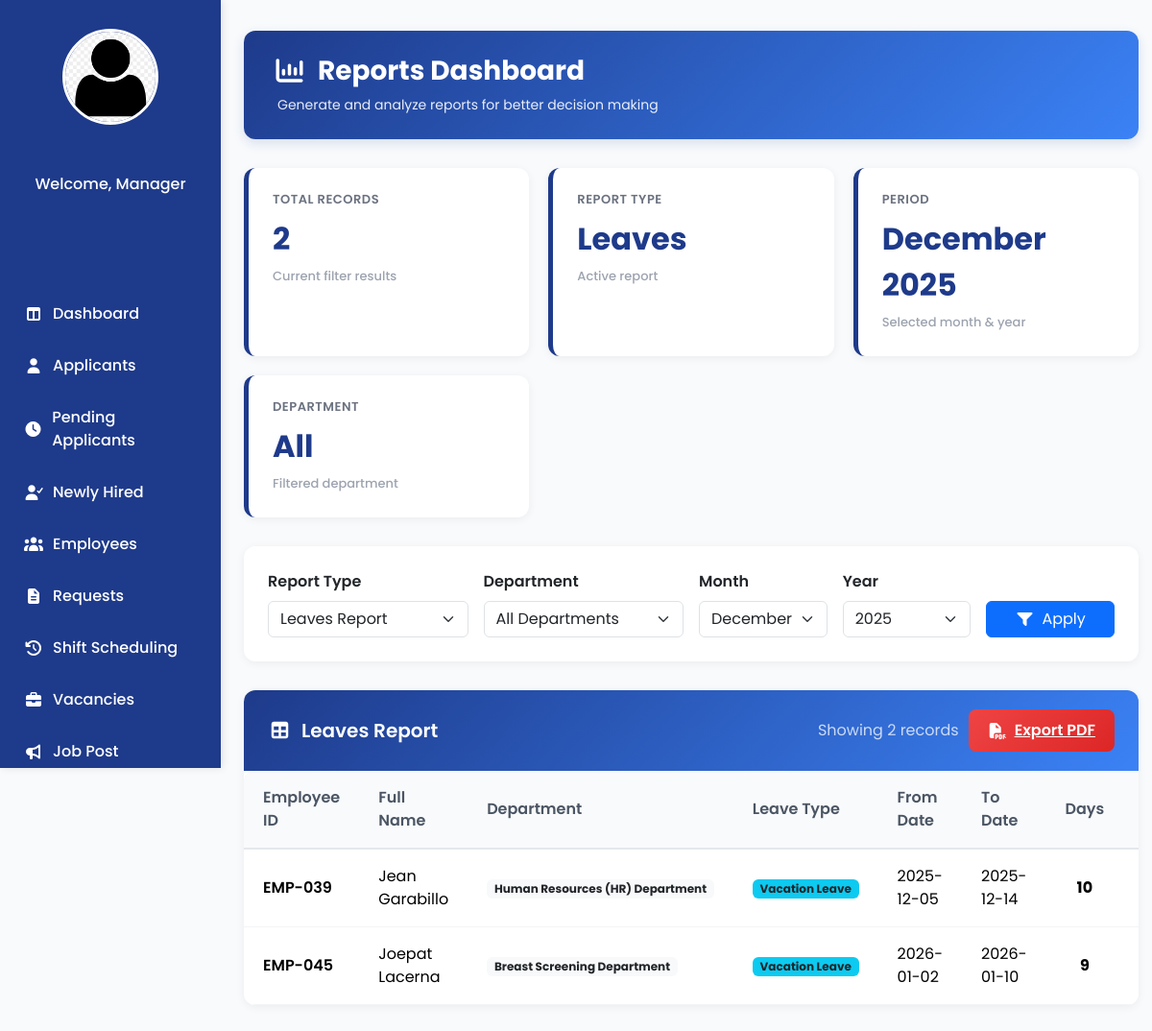
Page /Manager_Reports.php on the committed database.
### tables this page shows
CREATE TABLE `leave_request` (
  `request_id` int(11) NOT NULL,
  `empID` varchar(100) NOT NULL,
  `fullname` varchar(150) DEFAULT NULL,
  `department` varchar(100) DEFAULT NULL,
  `position` varchar(100) DEFAULT NULL,
  `type_name` varchar(50) DEFAULT NULL,
  `email_address` varchar(150) DEFAULT NULL,
  `e_signature` varchar(255) DEFAULT NULL,
  `request_type_id` int(11) NOT NULL,
  `request_type_name` varchar(100) DEFAULT NULL,
  `reason` text DEFAULT NULL,
  `status` varchar(50) NOT NULL DEFAULT 'Pending',
  `action_by` varchar(100) DEFAULT NULL,
  `requested_at` datetime NOT NULL DEFAULT current_timestamp(),
  `leave_type_id` int(11) DEFAULT NULL,
  `pay_category_id` int(11) DEFAULT NULL,
  `leave_type_name` varchar(100) DEFAULT NULL,
  `from_date` date DEFAULT NULL,
  `to_date` date DEFAULT NULL,
  `duration` int(11) DEFAULT NULL
);

CREATE TABLE `employee` (
  `empID` varchar(100) NOT NULL,
  `fullname` varchar(50) NOT NULL,
  `department` varchar(50) NOT NULL,
  `position` varchar(50) NOT NULL,
  `salary_grade` int(11) DEFAULT NULL,
  `step` varchar(50) DEFAULT NULL,
  `type_name` varchar(50) NOT NULL,
  `shift_type` enum('Fixed','Rotational') DEFAULT 'Rotational',
  `default_shift_id` int(11) DEFAULT NULL,
  `work_hours_per_week` int(11) DEFAULT 40,
  `assigned_by` varchar(100) DEFAULT NULL,
  `email_address` varchar(100) NOT NULL,
  `home_address` varchar(255) NOT NULL,
  `contact_number` varchar(20) NOT NULL,
  `date_of_birth` date DEFAULT NULL,
  `gender` enum('Male','Female') DEFAULT NULL,
  `emergency_contact` varchar(20) DEFAULT NULL,
  `TIN_number` varchar(20) DEFAULT NULL,
  `phil_health_number` varchar(20) DEFAULT NULL,
  `SSS_number` varchar(20) DEFAULT NULL,
  `pagibig_number` varchar(20) DEFAULT NULL,
  `profile_pic` varchar(255) DEFAULT NULL,
  `hired_at` date DEFAULT NULL
);

### Manager_Reports.php (the view, shortened to what this page needs)
<?php
require 'admin/db.connect.php';
$managername = $_SESSION['fullname'] ?? "Manager";
$employeeID = $_SESSION['applicant_employee_id'] ?? null;
if ($employeeID) {
    $stmt = $conn->prepare("SELECT profile_pic FROM employee WHERE empID = ?");
    $stmt->bind_param("s", $employeeID);
    $stmt->execute();
    $result = $stmt->get_result();
    if ($result->num_rows > 0) {
        $row = $result->fetch_assoc();
        $profile_picture = !empty($row['profile_pic'])
            ? "uploads/employees/" . $row['profile_pic']
            : "uploads/employees/default.png";
    } else {
        $profile_picture = "uploads/employees/default.png";
    }
} else {
    $profile_picture = "uploads/employees/default.png";
}
$menus = [
    "HR Director" => [
        "Dashboard" => "Manager_Dashboard.php",
        "Applicants" => "Manager_Applicants.php",
        "Pending Applicants" => "Manager_PendingApplicants.php",
        "Newly Hired" => "Newly-Hired.php",
        "Employees" => "Manager_Employees.php",
        "Requests" => "Manager_Request.php",
        "Shift Scheduling"  => "Manager_Scheduling.php",
        "Vacancies" => "Manager_Vacancies.php",
        "Job Post" => "Manager-JobPosting.php",
        "Calendar" => "Manager_Calendar.php",
        "Approvals" => "Manager_Approvals.php",
        "Reports" => "Manager_Reports.php",
        "Settings" => "Manager_LeaveSettings.php",
        "Logout" => "Login.php"
    ],
    "HR Manager" => [
        "Dashboard" => "Manager_Dashboard.php",
        "Applicants" => "Manager_Applicants.php",
        "Pending Applicants" => "Manager_PendingApplicants.php",
        "Newly Hired" => "Newly-Hired.php",
        "Employees" => "Manager_Employees.php",
        "Requests" => "Manager_Request.php",
        "Shift Scheduling"  => "Manager_Scheduling.php",
        "Vacancies" => "Manager_Vacancies.php",
        "Job Post" => "Manager-JobPosting.php",
        "Calendar" => "Manager_Calendar.php",
        "Approvals" => "Manager_Approvals.php",
        "Reports" => "Manager_Reports.php",
        "Settings" => "Manager_LeaveSettings.php",
        "Logout" => "Login.php"
    ],
    "Recruitment Manager" => [
        "Dashboard" => "Manager_Dashboard.php",
        "Applicants" => "Manager_Applicants.php",
        "Pending Applicants" => "Manager_PendingApplicants.php",
        "Newly Hired" => "Newly-Hired.php",
        "Vacancies" => "Manager_Vacancies.php",
        "Logout" => "Login.php"
    ],
    "HR Officer" => [
        "Dashboard" => "Manager_Dashboard.php",
        "Applicants" => "Manager_Applicants.php",
        "Pending Applicants" => "Manager_PendingApplicants.php",
        "Newly Hired" => "Newly-Hired.php",
        "Employees" => "Manager_Employees.php",
        "Logout" => "Login.php"
    ],
];
$role = $_SESSION['sub_role'] ?? "HR Manager";
$icons = [
    "Dashboard" => "fa-table-columns",
    "Applicants" => "fa-user",
    "Pending Applicants" => "fa-clock",
    "Newly Hired" => "fa-user-check",
    "Employees" => "fa-users",
    "Requests" => "fa-file-lines",
    "Shift Scheduling" => "fa-clock-rotate-left",
    "Vacancies" => "fa-briefcase",
    "Job Post" => "fa-bullhorn",
    "Calendar" => "fa-calendar-days",
    "Approvals" => "fa-square-check",
    "Reports" => "fa-chart-column",
    "Settings" => "fa-gear",
    "Logout" => "fa-right-from-bracket"
];
$report_type = $_GET['report'] ?? (($role === 'Recruitment Manager') ? 'pending-applicants' : 'leaves');
$filter_dept = $_GET['dept'] ?? 'all';
$filter_month = isset($_GET['month']) ? intval($_GET['month']) : intval(date('n'));
$filter_year = isset($_GET['year']) ? intval($_GET['year']) : intval(date('Y'));
$leaves = [];
$deptNameSel = null;
if ($report_type === 'leaves' && ($role === 'HR Director' || $role === 'HR Manager' || $role === 'HR Officer')) {
    if ($deptNameSel) {
        $stmt = $conn->prepare("SELECT lr.empID, lr.fullname, e.department, lr.leave_type_name, lr.from_date, lr.to_date, lr.duration, lr.status, lr.requested_at FROM leave_request lr JOIN employee e ON lr.empID = e.empID WHERE YEAR(lr.requested_at) = ? AND MONTH(lr.requested_at) = ? AND e.department = ? ORDER BY lr.requested_at DESC");
        $stmt->bind_param('iis', $filter_year, $filter_month, $deptNameSel);
    } else {
        $stmt = $conn->prepare("SELECT lr.empID, lr.fullname, e.department, lr.leave_type_name, lr.from_date, lr.to_date, lr.duration, lr.status, lr.requested_at FROM leave_request lr JOIN employee e ON lr.empID = e.empID WHERE YEAR(lr.requested_at) = ? AND MONTH(lr.requested_at) = ? ORDER BY lr.requested_at DESC");
        $stmt->bind_param('ii', $filter_year, $filter_month);
    }
    $stmt->execute();
    $res = $stmt->get_result();
    while ($row = $res->fetch_assoc())
        $leaves[] = $row;
}
?>
<!DOCTYPE html>
<html lang="en">
<head>
    <link rel="stylesheet" href="manager-sidebar.css">
    <link rel="stylesheet" href="https://cdn.jsdelivr.net/npm/bootstrap@5.3.3/dist/css/bootstrap.min.css">
    <link rel="stylesheet" href="https://cdnjs.cloudflare.com/ajax/libs/font-awesome/7.0.1/css/all.min.css" />
</head>
<body>
    <div class="sidebar">
        <div class="sidebar-logo">
            <a href="Manager_Profile.php" class="profile">
                <img src="<?php echo htmlspecialchars($profile_picture); ?>" alt="Profile" class="sidebar-profile-img">
            </a>
        </div>
        <div class="sidebar-name">
            <p><?php echo "Welcome, $managername"; ?></p>
        </div>
        <ul class="nav">
            <?php foreach ($menus[$role] as $label => $link): ?>
                <li><a href="<?php echo $link; ?>"><i class="fa-solid <?php echo $icons[$label] ?? 'fa-circle'; ?>"></i><?php echo $label; ?></a></li>
            <?php endforeach; ?>
        </ul>
    </div>
    <div class="main-content">
        <div class="page-header">
            <h1><i class="fa-solid fa-chart-column"></i> Reports Dashboard</h1>
            <div class="subtitle">Generate and analyze reports for better decision making</div>
        </div>
        <?php
            $totalRecords = 0;
            switch($report_type) {
                case 'leaves': $totalRecords = count($leaves); break;
            }
        ?>
        <div class="stats-grid">
            <div class="stat-card">
                <h6>Total Records</h6>
                <div class="stat-number"><?= number_format($totalRecords) ?></div>
                <div class="stat-sub">Current filter results</div>
            </div>
            <div class="stat-card">
                <h6>Report Type</h6>
                <div class="stat-number">
                    <?= ucwords(str_replace('-', ' ', $report_type)) ?>
                </div>
                <div class="stat-sub">Active report</div>
            </div>
            <div class="stat-card">
                <h6>Period</h6>
                <div class="stat-number">
                    <?= date('F Y', mktime(0, 0, 0, $filter_month, 1, $filter_year)) ?>
                </div>
                <div class="stat-sub">Selected month & year</div>
            </div>
            <div class="stat-card">
                <h6>Department</h6>
                <div class="stat-number">
                    <?= $filter_dept == 'all' ? 'All' : ($deptNameSel ?? 'All') ?>
                </div>
                <div class="stat-sub">Filtered department</div>
            </div>
        </div>
        <div class="filters-section">
            <form method="GET" class="row g-3 align-items-end">
                <div class="col-md-3">
                    <label class="form-label fw-semibold">Report Type</label>
                    <select class="form-select" name="report" onchange="this.form.submit()">
                        <?php if ($role === 'Recruitment Manager'): ?>
                            <option value="pending-applicants" <?= $report_type == 'pending-applicants' ? 'selected' : '' ?>>Pending Applicants</option>
                            <option value="archived-applicants" <?= $report_type == 'archived-applicants' ? 'selected' : '' ?>>Archived Applicants</option>
                        <?php else: ?>
                            <option value="leaves" <?= $report_type == 'leaves' ? 'selected' : '' ?>>Leaves Report</option>
                        <?php endif; ?>
                    </select>
                </div>
                <div class="col-md-3">
                    <label class="form-label fw-semibold">Department</label>
                    <select class="form-select" name="dept" onchange="this.form.submit()">
                        <option value="all">All Departments</option>
                    </select>
                </div>
                <div class="col-md-2">
                    <label class="form-label fw-semibold">Month</label>
                    <select class="form-select" name="month" onchange="this.form.submit()">
                        <?php for ($m = 1; $m <= 12; $m++): ?>
                            <option value="<?= $m ?>" <?= ($filter_month == $m) ? 'selected' : '' ?>>
                                <?= date('F', mktime(0, 0, 0, $m, 1)) ?>
                            </option>
                        <?php endfor; ?>
                    </select>
                </div>
                <div class="col-md-2">
                    <label class="form-label fw-semibold">Year</label>
                    <select class="form-select" name="year" onchange="this.form.submit()">
                        <?php for ($y = date('Y') - 5; $y <= date('Y') + 1; $y++): ?>
                            <option value="<?= $y ?>" <?= ($filter_year == $y) ? 'selected' : '' ?>><?= $y ?></option>
                        <?php endfor; ?>
                    </select>
                </div>
                <div class="col-md-2">
                    <button type="submit" class="btn btn-primary w-100">
                        <i class="fa-solid fa-filter me-2"></i>Apply
                    </button>
                </div>
            </form>
        </div>
        <div class="report-container">
            <div class="report-header">
                <h5>
                    <i class="fa-solid fa-table"></i>
                    <?= ucwords(str_replace('-', ' ', $report_type)) ?> Report
                </h5>
                <div class="report-controls">
                    <span class="text-white opacity-75">
                        Showing <?= $totalRecords ?> records
                    </span>
                    <a href="?<?= http_build_query($_GET) ?>&export=pdf" class="btn-export">
                        <i class="fa-solid fa-file-pdf"></i> Export PDF
                    </a>
                </div>
            </div>
            <div class="table-responsive">
                <?php if ($report_type === 'leaves'): ?>
                    <table class="table table-custom">
                        <thead>
                            <tr>
                                <th>Employee ID</th>
                                <th>Full Name</th>
                                <th>Department</th>
                                <th>Leave Type</th>
                                <th>From Date</th>
                                <th>To Date</th>
                                <th>Days</th>
                                <th>Status</th>
                            </tr>
                        </thead>
                        <tbody>
                            <?php if (!empty($leaves)): ?>
                                <?php foreach ($leaves as $r): ?>
                                    <tr>
                                        <td class="fw-semibold"><?= htmlspecialchars($r['empID']) ?></td>
                                        <td><?= htmlspecialchars($r['fullname']) ?></td>
                                        <td>
                                            <span class="badge bg-light text-dark"><?= htmlspecialchars($r['department']) ?></span>
                                        </td>
                                        <td>
                                            <span class="badge bg-info text-dark"><?= htmlspecialchars($r['leave_type_name']) ?></span>
                                        </td>
                                        <td><?= htmlspecialchars($r['from_date']) ?></td>
                                        <td><?= htmlspecialchars($r['to_date']) ?></td>
                                        <td class="text-center fw-bold"><?= htmlspecialchars($r['duration']) ?></td>
                                        <td>
                                        </td>
                                    </tr>
                                <?php endforeach; ?>
                            <?php endif; ?>
                        </tbody>
                    </table>
                <?php endif; ?>
            </div>
        </div>
    </div>
</body>
</html>

### manager-sidebar.css (style rules this page uses)
* { margin: 0; padding: 0; box-sizing: border-box; }
body { font-family: "Poppins", "Roboto", sans-serif; }
.sidebar { width: 230px; background-color: #1E3A8A; height: 100vh; display: flex; flex-direction: column; align-items: center; padding-top: 30px; position: fixed; left: 0; top: 0; box-shadow: 2px 0 8px rgba(0, 0, 0, 0.1); overflow-y: auto; scrollbar-width: thin; scrollbar-color: #e5edfb transparent; }
.nav { margin-top: 40px; list-style: none; width: 100%; padding: 0; }
.nav li { width: 100%; }
.nav li a { color: #ffffff; text-decoration: none; display: flex; align-items: center; gap: 10px; padding: 15px 25px; font-weight: 500; transition: all 0.3s ease; width: 100%; box-sizing: border-box; }
.nav i { width: 20px; text-align: center; }
.sidebar-logo { display: flex; flex-direction: column; align-items: center; gap: 10px; margin-bottom: 20px; }
.sidebar-logo img { width: 100px; height: 100px; border-radius: 50%; border: 3px solid white; cursor: pointer; transition: transform 0.3s ease; }
.sidebar-name p { color: white; text-align: center; font-weight: 500; }
:root { --primary:#1E3A8A; --primary-600:#2563EB; --bg:#F5F8FF; --text:#111827; --muted:#4b5563; --radius:12px; --shadow:0 10px 25px rgba(15,23,42,.08); --space-1:4px; --space-2:8px; --space-3:12px; --space-4:16px; --space-5:24px; --space-6:32px; --space-7:40px; }
.main-content { margin-left:230px !important; padding: var(--space-6) var(--space-5) !important; min-height:100vh; display:block; }
.table { border-collapse: collapse; border-radius: var(--radius); overflow: hidden; }
.table th, .table td { padding: var(--space-4) var(--space-5); vertical-align: middle; }
.table thead { background-color: #e5edfb; }
.btn { border-radius: 10px; padding: 10px 16px; }
.btn-primary { background-color: var(--primary); border-color: var(--primary); }
.badge { border-radius:999px; padding:6px 10px; }

### rows in the picture
leave_request: empID "EMP-039", fullname "Jean Garabillo", empID.department "Human Resources (HR) Department", leave_type_name "Vacation Leave", from_date "2025-12-05", to_date "2025-12-14", duration "10"
leave_request: empID "EMP-045", fullname "Joepat Lacerna", empID.department "Breast Screening Department", leave_type_name "Vacation Leave", from_date "2026-01-02", to_date "2026-01-10", duration "9"

### other values in the picture
$managername "Manager"
$label "Dashboard"
$label "Applicants"
$label "Pending Applicants"
$label "Newly Hired"
$label "Employees"
$label "Requests"
$label "Shift Scheduling"
$label "Vacancies"
$label "Job Post"
$totalRecords "2"
str_replace('-', ' ', $report_type) "Leaves"
date('F Y', mktime(0, 0, 0, $filter_month, 1, $filter_year)) "December 2025"
form field month "December"
form field year "2025"
